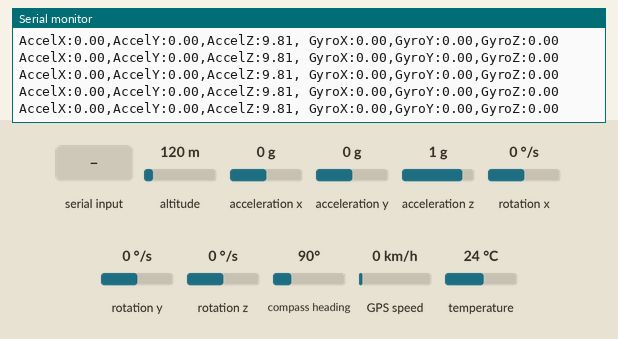
A sketch run on a simulated Arduino Uno, built with avr-gcc and run on an emulated ATmega328P. Parts: the last lines printed to the serial monitor. The test bench sets the inputs (shaded band); at power-on: acceleration x 0 g, acceleration y 0 g, acceleration z 1 g, altitude 120 m, rotation x 0 °/s, rotation y 0 °/s, rotation z 0 °/s, compass heading 90°, GPS speed 0 km/h, temperature 24 °C. The GPS gets a fix after 3 s at 37.7749, -122.4194 with 8 satellites.

Above: at 1.3 s.
1.4 s: acceleration x set to -1.4 g
At 2.3 s:
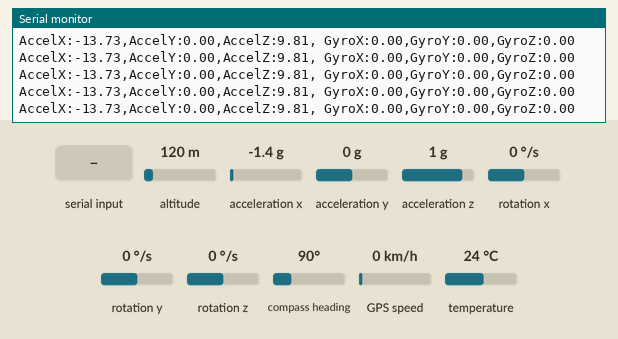
4.6 s: acceleration y set to -1.4 g
At 5.5 s:
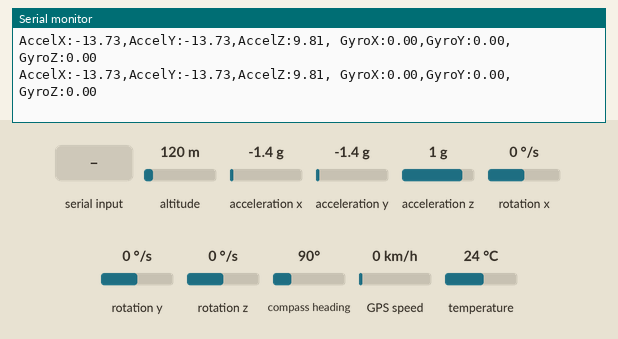
6.1 s: acceleration z set to 0 g
At 6.19 s:
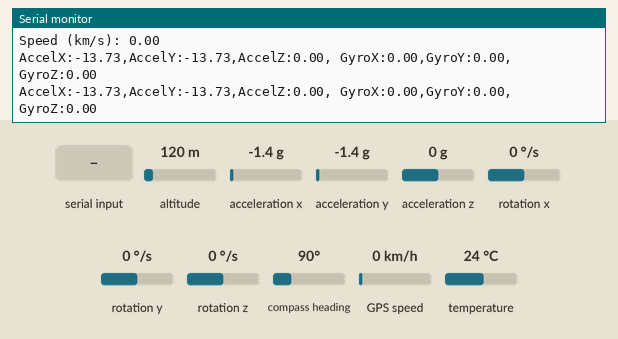
10.2 s: altitude set to 20 m
At 11.23 s:
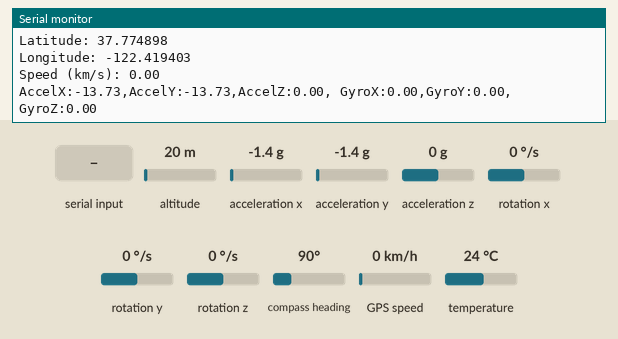
14.3 s: rotation x set to -192 °/s
At 16.27 s:
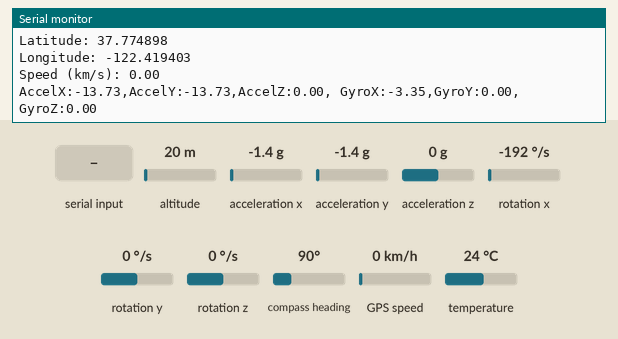

Measured:
- after the input at 1.4 s, the serial monitor: prints a new line at once (image 1)
- after the input at 4.6 s, the serial monitor: prints a new line at once (image 2)
- after the input at 6.1 s, the serial monitor: prints a new line at once (image 3)
- after the input at 14.3 s, the serial monitor: prints a new line at once (image 5)

The sketch:

gps_2_test.ino
```cpp
#include <TinyGPS++.h>
#include <SoftwareSerial.h>
#include <Adafruit_MPU6050.h>
#include <Adafruit_Sensor.h>
#include <Wire.h>
Adafruit_MPU6050 mpu;
// GPS modülü için RX ve TX pinleri
static const int RXPin = 4, TXPin = 3;
static const uint32_t GPSBaud = 9600;

// SoftwareSerial nesnesi
SoftwareSerial gpsSerial(RXPin, TXPin);

// TinyGPS++ nesnesi
TinyGPSPlus gps;

void setup() {
  Serial.begin(115200); // Bilgisayar ile seri haberleşme başlatılıyor
  gpsSerial.begin(GPSBaud); // GPS modülü için seri haberleşme başlatılıyor
  while (!Serial)
    delay(10);
  Serial.println("GPS modülü verileri okunuyor...");
  Serial.println("Adafruit MPU6050 test!");
  if (!mpu.begin()) {
    Serial.println("Failed to find MPU6050 chip");
    while (1) {
      delay(10);
    }
}

Serial.println("MPU6050 Found!");
  Serial.println("MPU6050 Found!");

  //setupt motion detection
  mpu.setHighPassFilter(MPU6050_HIGHPASS_0_63_HZ);
  mpu.setMotionDetectionThreshold(1);
  mpu.setMotionDetectionDuration(20);
  mpu.setInterruptPinLatch(true);	// Keep it latched.  Will turn off when reinitialized.
  mpu.setInterruptPinPolarity(true);
  mpu.setMotionInterrupt(true);

  Serial.println("");
  delay(100);
}

void loop() {
  // GPS modülünden veri oku
  while (gpsSerial.available() > 0) {
    char c = gpsSerial.read();
    gps.encode(c); // Alınan her karakteri TinyGPS++'a gönder
  }

  // Konum verisi güncellendiğinde
  if (gps.location.isUpdated()) {
    // Enlem, boylam ve hız bilgilerini yazdır
    Serial.print("Latitude: "); Serial.println(gps.location.lat(), 6);
    Serial.print("Longitude: "); Serial.println(gps.location.lng(), 6);
    Serial.print("Speed (km/s): "); Serial.println(gps.speed.kmph());
  }
  if(mpu.getMotionInterruptStatus()) {
    /* Get new sensor events with the readings */
    sensors_event_t a, g, temp;
    mpu.getEvent(&a, &g, &temp);

    /* Print out the values */
    Serial.print("AccelX:");
    Serial.print(a.acceleration.x);
    Serial.print(",");
    Serial.print("AccelY:");
    Serial.print(a.acceleration.y);
    Serial.print(",");
    Serial.print("AccelZ:");
    Serial.print(a.acceleration.z);
    Serial.print(", ");
    Serial.print("GyroX:");
    Serial.print(g.gyro.x);
    Serial.print(",");
    Serial.print("GyroY:");
    Serial.print(g.gyro.y);
    Serial.print(",");
    Serial.print("GyroZ:");
    Serial.print(g.gyro.z);
    Serial.println("");
  }

  delay(10);
}
```
